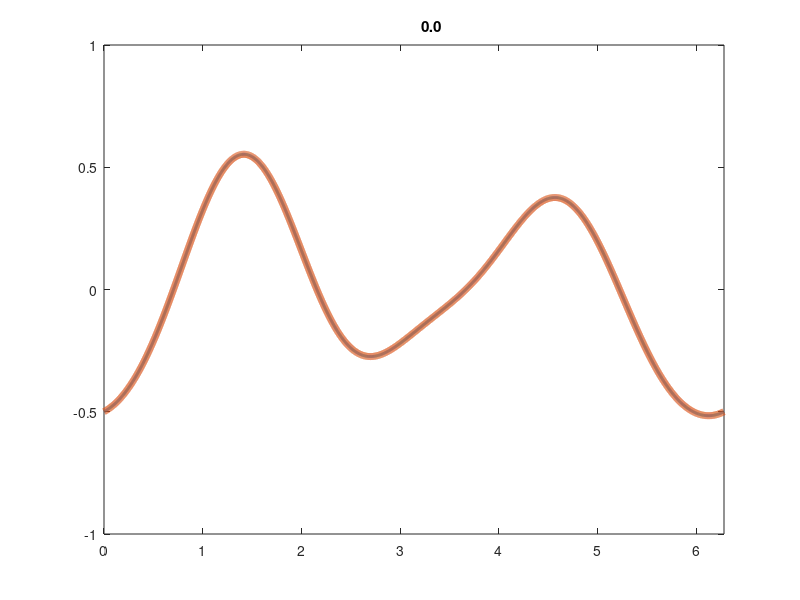
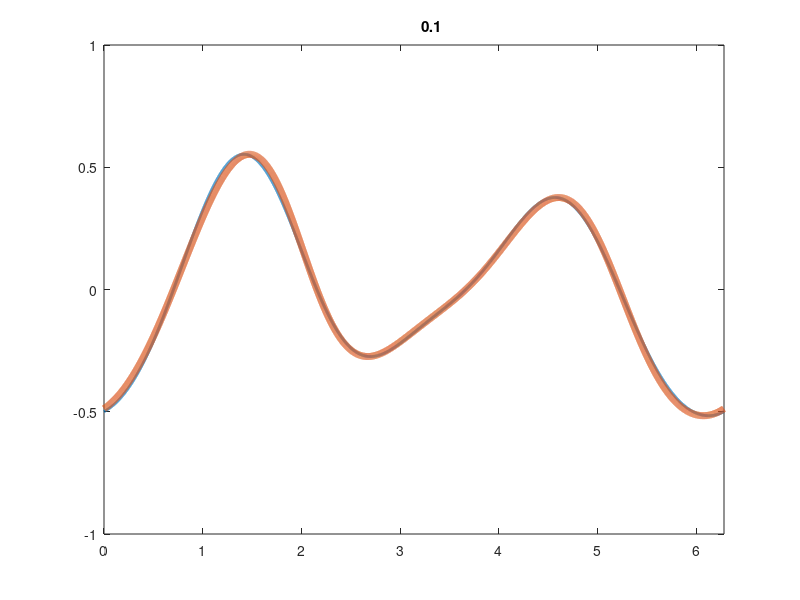

These charts were generated, in order, by the following MATLAB code: (Note: a time limit stopped this script after it produced the figures.)
#!/bin/env octave

rand ("seed", 42)
n = 2^13;
L = 2 * pi;
h = L/n;
x = (0:n-1)*h;
dt  = 0.00001;
mu = 0.001;
k = [0:n/2-1 0 -n/2+1:-1];
k1 = 1i*k;
k2 = k1.^2;
kf = 8 * pi;

U = 1/sqrt(3) * (2 * pi)^(1/4) * k .^2 .* exp(-k.^2 / 4);
a =  fft(randn(1, n));
uinit = ifft(U .* a) * 8;

uinit = center(uinit);
u0 = uinit;
E0 = sumsq(u0) * h;
q = 0;
figure('visible', 'off');
for t = 0:dt:2000
    E = sumsq(u0) * h;
    force = fft(u0);
    force(abs(k) > kf) = 0;
    force = 10 * force .* (E0 - E);
    u1hat = fft(u0) + 0.5*dt*(-k1.*fft(u0.^2)/2 + mu*k2.*fft(u0) + force);
    u1 = ifft(u1hat);
    u2hat = fft(u0) + dt*(-k1.*fft(u1.^2)/2 + mu*k2.*fft(u1) + force);
    if mod(q, 10000) == 0
      plot(x, uinit, 'linewidth', 2, x, u0, 'linewidth', 5)
      axis([0,2*pi,-1, 1])
      title(sprintf('%12.1f', t))
      saveas(gcf(), sprintf('u.%09d.png', q))
      printf('%.16e\n', E);
      pause(0.01);
    end
    u0 = ifft(u2hat);
    q += 1;
end
